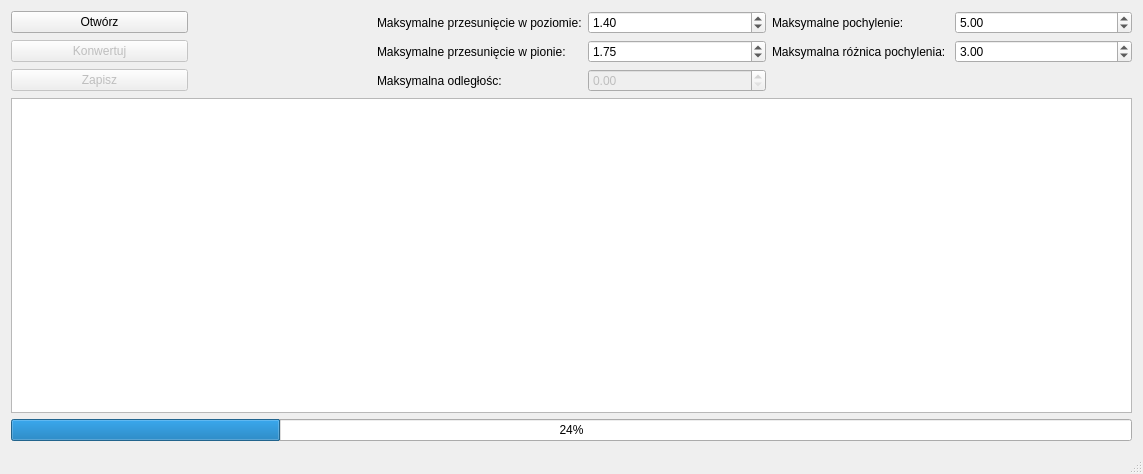
<?xml version="1.0" encoding="UTF-8"?>
<ui version="4.0">
 <class>MainWindow</class>
 <widget class="QMainWindow" name="MainWindow">
  <property name="geometry">
   <rect>
    <x>0</x>
    <y>0</y>
    <width>1143</width>
    <height>474</height>
   </rect>
  </property>
  <property name="windowTitle">
   <string>Konwerter</string>
  </property>
  <widget class="QWidget" name="centralWidget">
   <layout class="QGridLayout" name="gridLayout">
    <item row="0" column="0">
     <widget class="QPushButton" name="ButtonOpen">
      <property name="text">
       <string>Otwórz</string>
      </property>
     </widget>
    </item>
    <item row="0" column="2">
     <widget class="QLabel" name="label">
      <property name="toolTip">
       <string>Maksymalna odległośc pomiędzy punktami wstawienia</string>
      </property>
      <property name="text">
       <string>Maksymalne przesunięcie w poziomie:</string>
      </property>
     </widget>
    </item>
    <item row="0" column="3">
     <widget class="QDoubleSpinBox" name="SpinBoxDeltaY">
      <property name="minimum">
       <double>0.010000000000000</double>
      </property>
      <property name="singleStep">
       <double>0.050000000000000</double>
      </property>
      <property name="value">
       <double>1.400000000000000</double>
      </property>
     </widget>
    </item>
    <item row="0" column="4">
     <widget class="QLabel" name="label_2">
      <property name="toolTip">
       <string>Maksymalny kąt obrotu tekstu</string>
      </property>
      <property name="text">
       <string>Maksymalne pochylenie:</string>
      </property>
     </widget>
    </item>
    <item row="0" column="5">
     <widget class="QDoubleSpinBox" name="SpinBoxKat">
      <property name="singleStep">
       <double>0.100000000000000</double>
      </property>
      <property name="value">
       <double>5.000000000000000</double>
      </property>
     </widget>
    </item>
    <item row="1" column="0">
     <widget class="QPushButton" name="ButtonConvert">
      <property name="enabled">
       <bool>false</bool>
      </property>
      <property name="text">
       <string>Konwertuj</string>
      </property>
     </widget>
    </item>
    <item row="1" column="2">
     <widget class="QLabel" name="label_3">
      <property name="toolTip">
       <string>Maksymalne przesunięcie w poziomie pomiędzy punktami (X1-X2)</string>
      </property>
      <property name="text">
       <string>Maksymalne przesunięcie w pionie:</string>
      </property>
     </widget>
    </item>
    <item row="1" column="3">
     <widget class="QDoubleSpinBox" name="SpinBoxDeltaX">
      <property name="minimum">
       <double>0.010000000000000</double>
      </property>
      <property name="singleStep">
       <double>0.050000000000000</double>
      </property>
      <property name="value">
       <double>1.750000000000000</double>
      </property>
     </widget>
    </item>
    <item row="1" column="4">
     <widget class="QLabel" name="label_5">
      <property name="text">
       <string>Maksymalna różnica pochylenia:</string>
      </property>
     </widget>
    </item>
    <item row="1" column="5">
     <widget class="QDoubleSpinBox" name="SpinBoxKatDiff">
      <property name="singleStep">
       <double>0.100000000000000</double>
      </property>
      <property name="value">
       <double>3.000000000000000</double>
      </property>
     </widget>
    </item>
    <item row="2" column="0">
     <widget class="QPushButton" name="ButtonSave">
      <property name="enabled">
       <bool>false</bool>
      </property>
      <property name="text">
       <string>Zapisz</string>
      </property>
     </widget>
    </item>
    <item row="2" column="2">
     <widget class="QLabel" name="label_4">
      <property name="text">
       <string>Maksymalna odległośc:</string>
      </property>
     </widget>
    </item>
    <item row="2" column="3">
     <widget class="QDoubleSpinBox" name="SpinBoxOdl">
      <property name="enabled">
       <bool>false</bool>
      </property>
     </widget>
    </item>
    <item row="3" column="0" colspan="6">
     <widget class="QTableWidget" name="Table">
      <property name="editTriggers">
       <set>QAbstractItemView::NoEditTriggers</set>
      </property>
     </widget>
    </item>
    <item row="4" column="0" colspan="6">
     <widget class="QProgressBar" name="ProgresBar">
      <property name="value">
       <number>24</number>
      </property>
     </widget>
    </item>
   </layout>
  </widget>
  <widget class="QStatusBar" name="statusBar"/>
 </widget>
 <layoutdefault spacing="6" margin="11"/>
 <resources/>
 <connections>
  <connection>
   <sender>ButtonConvert</sender>
   <signal>clicked()</signal>
   <receiver>MainWindow</receiver>
   <slot>onButtonConvert()</slot>
   <hints>
    <hint type="sourcelabel">
     <x>64</x>
     <y>62</y>
    </hint>
    <hint type="destinationlabel">
     <x>71</x>
     <y>149</y>
    </hint>
   </hints>
  </connection>
  <connection>
   <sender>ButtonSave</sender>
   <signal>clicked()</signal>
   <receiver>MainWindow</receiver>
   <slot>onButtonSave()</slot>
   <hints>
    <hint type="sourcelabel">
     <x>47</x>
     <y>89</y>
    </hint>
    <hint type="destinationlabel">
     <x>29</x>
     <y>186</y>
    </hint>
   </hints>
  </connection>
  <connection>
   <sender>ButtonOpen</sender>
   <signal>clicked()</signal>
   <receiver>MainWindow</receiver>
   <slot>onButtonOpen()</slot>
   <hints>
    <hint type="sourcelabel">
     <x>55</x>
     <y>25</y>
    </hint>
    <hint type="destinationlabel">
     <x>51</x>
     <y>85</y>
    </hint>
   </hints>
  </connection>
  <connection>
   <sender>SpinBoxDeltaX</sender>
   <signal>valueChanged(double)</signal>
   <receiver>MainWindow</receiver>
   <slot>onPrzesuniecieChange()</slot>
   <hints>
    <hint type="sourcelabel">
     <x>245</x>
     <y>138</y>
    </hint>
    <hint type="destinationlabel">
     <x>294</x>
     <y>176</y>
    </hint>
   </hints>
  </connection>
  <connection>
   <sender>SpinBoxDeltaY</sender>
   <signal>valueChanged(double)</signal>
   <receiver>MainWindow</receiver>
   <slot>onPrzesuniecieChange()</slot>
   <hints>
    <hint type="sourcelabel">
     <x>226</x>
     <y>101</y>
    </hint>
    <hint type="destinationlabel">
     <x>327</x>
     <y>104</y>
    </hint>
   </hints>
  </connection>
 </connections>
 <slots>
  <slot>onButtonConvert()</slot>
  <slot>onButtonSave()</slot>
  <slot>onButtonOpen()</slot>
  <slot>onPrzesuniecieChange()</slot>
 </slots>
</ui>
